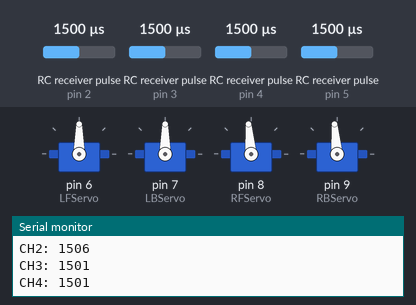
The sketch below on a simulated Arduino Uno, built with avr-gcc and run on an emulated ATmega328P. Parts: 4 × servo, the last lines printed to the serial monitor. Wiring (inferred from the names in the program): 4 × RC receiver channel: data pin 2 / data pin 3 / data pin 4 / data pin 5. Inputs (shaded band) come from the test bench; at power-on: RC receiver pulse (sensors on pin 2, pin 3, pin 4, pin 5) 1500 µs.

Above: at 1.2 s.
1.3 s: RC receiver pulse (sensor on pin 2) set to 1315 µs
2.8 s: RC receiver pulse (sensor on pin 2) set to 1281 µs
At 3.1 s:
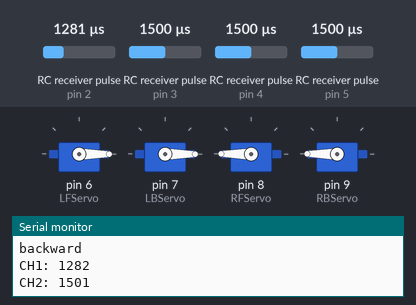
4.3 s: RC receiver pulse (sensor on pin 3) set to 1309 µs
5.8 s: RC receiver pulse (sensor on pin 3) set to 1286 µs
At 6.6 s:
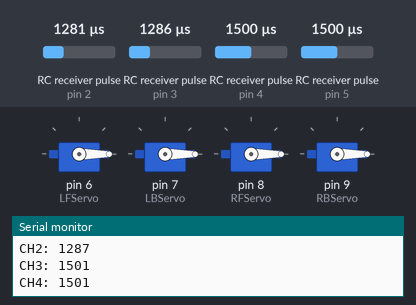
7.3 s: RC receiver pulse (sensor on pin 3) set to 1750 µs
At 7.7 s:
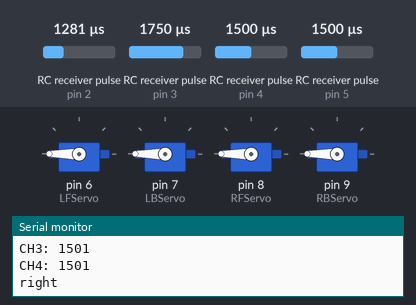
8.8 s: RC receiver pulse (sensor on pin 3) set to 1710 µs
10.3 s: RC receiver pulse (sensor on pin 3) set to 1689 µs
At 11.2 s:
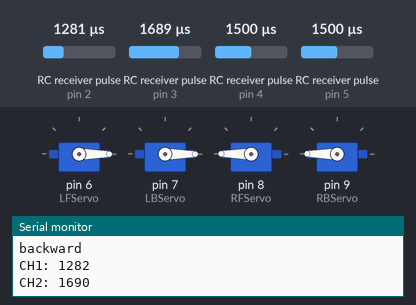
Timing chart, 0 to 12.8 s (numbered marks = the images above; inputs shaded):
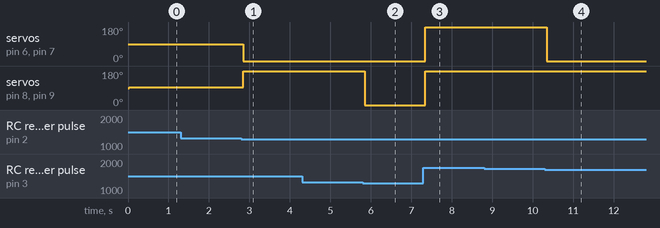

Measured:
- the behaviour switches between 1299 and 1298 µs on RC receiver pulse (sensor on pin 2) (found by bisection; images 0 and 1)
- the behaviour switches between 1299 and 1298 µs on RC receiver pulse (sensor on pin 3) (found by bisection; images 1 and 2)
- the behaviour switches between 1700 and 1699 µs on RC receiver pulse (sensor on pin 3) (found by bisection; images 3 and 4)
- after the input at 2.8 s, servo on pin 6 (LFServo), servo on pin 7 (LBServo): 90° → 0° after 0.05 s; servo on pin 8 (RFServo), servo on pin 9 (RBServo): 95° → 180° after 0.05 s
- after the input at 5.8 s, servo on pin 8 (RFServo), servo on pin 9 (RBServo): 180° → 0° after 0.05 s
- after the input at 7.3 s, servo on pin 6 (LFServo), servo on pin 7 (LBServo), servo on pin 8 (RFServo), servo on pin 9 (RBServo): 0° → 180° after 0.05 s
- after the input at 10.3 s, servo on pin 6 (LFServo), servo on pin 7 (LBServo): 180° → 0° after 0.05 s

The sketch:

RC_control.ino
```cpp
/*
It's finished by Ethan.
 */

#include<Servo.h>

Servo LFServo ; // 6
Servo LBServo ; // 7
Servo RFServo ; // 8
Servo RBServo ; // 9

#define CH1 2   // right and left
#define CH2 3   // forward and backward
#define CH3 4
#define CH4 5

unsigned long CH1Time = 0 ;
unsigned long CH2Time = 0 ;
unsigned long CH3Time = 0 ;
unsigned long CH4Time = 0 ;

void setup()
{
    // for debug
    Serial.begin(9600);

    //get value of rc controller
    pinMode(CH1, INPUT) ;
    pinMode(CH2, INPUT);
    pinMode(CH3, INPUT) ;
    pinMode(CH4, INPUT) ;

    // contorl Servos
    LFServo.attach(6);
    LBServo.attach(7);
    RFServo.attach(8);
    RBServo.attach(9);
}

void loop()
{
    CH1Time = pulseIn(CH1,HIGH) ;
    Serial.print("CH1: ");
    Serial.println(CH1Time);
    CH2Time = pulseIn(CH2,HIGH) ;
    Serial.print("CH2: ");
    Serial.println(CH2Time);
    CH3Time = pulseIn(CH3,HIGH) ;
    Serial.print("CH3: ");
    Serial.println(CH3Time);
    CH4Time = pulseIn(CH4,HIGH) ;
    Serial.print("CH4: ");
    Serial.println(CH4Time);

    if(CH2Time > 1700)
    {
        //forward
        Serial.println("right") ;

        LFServo.write(180);
        LBServo.write(180);
        RFServo.write(180);
        RBServo.write(180);
    }
    else if(CH2Time < 1300)
    {
        //backward
        Serial.println("left") ;

        LFServo.write(0);
        LBServo.write(0);
        RFServo.write(0);
        RBServo.write(0);
    }
    else if(CH1Time > 1700)
    {
        //right
        Serial.println("forward") ;

        LFServo.write(180);
        LBServo.write(180);
        RFServo.write(0);
        RBServo.write(0);
    }
    else if(CH1Time < 1300)
    {
        //left
        Serial.println("backward") ;

        LFServo.write(0);
        LBServo.write(0);
        RFServo.write(180);
        RBServo.write(180);
    }
    else
    {
        //stop
        Serial.println("stop") ;

        LFServo.write(90);
        LBServo.write(90);
        RFServo.write(95);
        RBServo.write(95);
    }

    delay(50);
}
```
